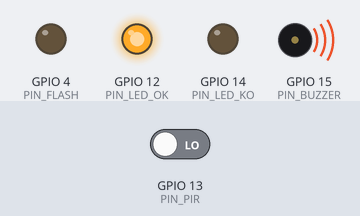
Bench run of a sketch on a simulated ESP32. Shown: output pins drawn as LEDs (lit = HIGH), buzzer (waves = sounding). The inputs (shaded band) are chosen by the test bench; at power-on: GPIO 13 (PIN_PIR) LOW. WiFi joins after 1.5 s; servers stay silent unless stated; uploads are accepted with an empty reply; the camera gives no picture; what the sketch prints to the serial monitor is not drawn.

Above: at 1.9 s.
At 3.5 s:
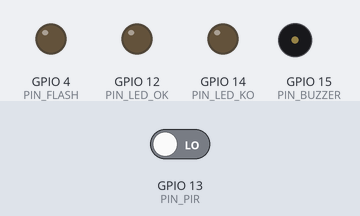
3.6 s: GPIO 13 (PIN_PIR) driven HIGH
At 4.51 s:
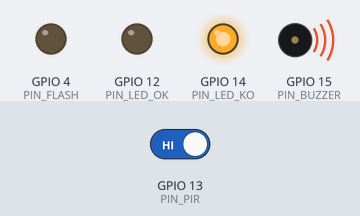
Timing chart, 0 to 15.6 s (numbered marks = the images above; inputs shaded):
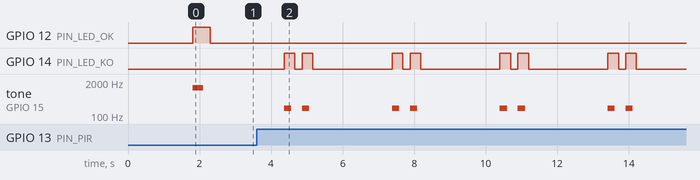

The sketch:

smart_bureau_cam.ino
```cpp
/**
 * Syli Bureau — Firmware ESP32-CAM (AI Thinker)
 *
 * Fonctionnement :
 *   1. Détecte une présence via le capteur PIR
 *   2. Capture une photo avec la caméra OV2640
 *   3. Envoie la photo au backend FastAPI via HTTP POST
 *   4. Si le visage est reconnu → LED verte + bip court
 *      Si inconnu            → LED rouge + bip long
 *
 * Bibliothèques requises (Boards Manager) :
 *   - esp32 by Espressif Systems (v2.x) → carte "AI Thinker ESP32-CAM"
 *   - ArduinoJson (Benoit Blanchon)
 *
 * Broches AI Thinker ESP32-CAM :
 *   GPIO 4  → LED Flash (caméra)
 *   GPIO 12 → LED Verte (accès accordé)
 *   GPIO 13 → PIR (détecteur de présence)
 *   GPIO 14 → LED Rouge (accès refusé)
 *   GPIO 15 → Buzzer
 */

#include "esp_camera.h"
#include <WiFi.h>
#include <HTTPClient.h>
#include <ArduinoJson.h>

// ═══════════════════════════════════════════════════════════════════
// CONFIGURATION — À MODIFIER AVANT DE FLASHER
// ═══════════════════════════════════════════════════════════════════

#define WIFI_SSID        "NomDuWifi"
#define WIFI_PASSWORD    "MotDePasse"
#define BACKEND_URL      "http://192.168.1.100:8000"   // IP du PC serveur
#define CAMERA_API_KEY   "syli-bureau-cam-secret-2024"  // Doit correspondre à .env
#define PORTE_ID         1                              // ID de la porte dans la base
#define NOM_CAMERA       "cam-porte-principale"         // Identifiant MQTT

// ═══════════════════════════════════════════════════════════════════
// BROCHES (AI Thinker ESP32-CAM)
// ═══════════════════════════════════════════════════════════════════

// Caméra OV2640 — NE PAS MODIFIER
#define PWDN_GPIO_NUM   32
#define RESET_GPIO_NUM  -1
#define XCLK_GPIO_NUM    0
#define SIOD_GPIO_NUM   26
#define SIOC_GPIO_NUM   27
#define Y9_GPIO_NUM     35
#define Y8_GPIO_NUM     34
#define Y7_GPIO_NUM     39
#define Y6_GPIO_NUM     36
#define Y5_GPIO_NUM     21
#define Y4_GPIO_NUM     19
#define Y3_GPIO_NUM     18
#define Y2_GPIO_NUM      5
#define VSYNC_GPIO_NUM  25
#define HREF_GPIO_NUM   23
#define PCLK_GPIO_NUM   22

// Périphériques
#define PIN_FLASH    4    // LED Flash intégrée (attention : très lumineuse)
#define PIN_PIR     13    // Capteur PIR (détection présence)
#define PIN_LED_OK  12    // LED Verte (accès accordé)
#define PIN_LED_KO  14    // LED Rouge (accès refusé)
#define PIN_BUZZER  15    // Buzzer

// ═══════════════════════════════════════════════════════════════════
// PARAMÈTRES
// ═══════════════════════════════════════════════════════════════════

#define DELAI_ENTRE_CAPTURES_MS   3000   // Intervalle minimum entre deux captures (ms)
#define TIMEOUT_HTTP_MS           8000   // Timeout requête HTTP (ms)
#define DELAI_ANTI_REBOND_PIR_MS   500   // Anti-rebond PIR (ms)

// ═══════════════════════════════════════════════════════════════════
// VARIABLES GLOBALES
// ═══════════════════════════════════════════════════════════════════

unsigned long derniere_capture_ms = 0;

// ═══════════════════════════════════════════════════════════════════
// INITIALISATION CAMÉRA
// ═══════════════════════════════════════════════════════════════════

bool init_camera() {
  camera_config_t config;
  config.ledc_channel = LEDC_CHANNEL_0;
  config.ledc_timer   = LEDC_TIMER_0;
  config.pin_d0       = Y2_GPIO_NUM;
  config.pin_d1       = Y3_GPIO_NUM;
  config.pin_d2       = Y4_GPIO_NUM;
  config.pin_d3       = Y5_GPIO_NUM;
  config.pin_d4       = Y6_GPIO_NUM;
  config.pin_d5       = Y7_GPIO_NUM;
  config.pin_d6       = Y8_GPIO_NUM;
  config.pin_d7       = Y9_GPIO_NUM;
  config.pin_xclk     = XCLK_GPIO_NUM;
  config.pin_pclk     = PCLK_GPIO_NUM;
  config.pin_vsync    = VSYNC_GPIO_NUM;
  config.pin_href     = HREF_GPIO_NUM;
  config.pin_sscb_sda = SIOD_GPIO_NUM;
  config.pin_sscb_scl = SIOC_GPIO_NUM;
  config.pin_pwdn     = PWDN_GPIO_NUM;
  config.pin_reset    = RESET_GPIO_NUM;
  config.xclk_freq_hz = 20000000;
  config.pixel_format = PIXFORMAT_JPEG;

  // Qualité image : VGA pour la reconnaissance faciale (bon compromis vitesse/précision)
  if (psramFound()) {
    config.frame_size   = FRAMESIZE_VGA;   // 640×480
    config.jpeg_quality = 12;              // 0–63, plus bas = meilleure qualité
    config.fb_count     = 2;
  } else {
    config.frame_size   = FRAMESIZE_QVGA;  // 320×240
    config.jpeg_quality = 15;
    config.fb_count     = 1;
  }

  esp_err_t err = esp_camera_init(&config);
  if (err != ESP_OK) {
    Serial.printf("[CAM] Erreur init caméra : 0x%x\n", err);
    return false;
  }

  // Réglages capteur pour une meilleure reconnaissance faciale
  sensor_t* s = esp_camera_sensor_get();
  s->set_brightness(s, 1);    // Légèrement plus lumineux
  s->set_saturation(s, -1);   // Légèrement désaturé
  s->set_whitebal(s, 1);      // Balance des blancs auto
  s->set_exposure_ctrl(s, 1); // Exposition auto
  s->set_gain_ctrl(s, 1);     // Gain auto

  Serial.println("[CAM] Caméra initialisée.");
  return true;
}

// ═══════════════════════════════════════════════════════════════════
// CONNEXION WI-FI
// ═══════════════════════════════════════════════════════════════════

void connect_wifi() {
  Serial.printf("[WiFi] Connexion à %s ", WIFI_SSID);
  WiFi.begin(WIFI_SSID, WIFI_PASSWORD);
  int tentatives = 0;
  while (WiFi.status() != WL_CONNECTED && tentatives < 30) {
    delay(500);
    Serial.print(".");
    tentatives++;
  }
  if (WiFi.status() == WL_CONNECTED) {
    Serial.printf("\n[WiFi] Connecté — IP : %s\n", WiFi.localIP().toString().c_str());
  } else {
    Serial.println("\n[WiFi] Échec connexion — redémarrage...");
    ESP.restart();
  }
}

// ═══════════════════════════════════════════════════════════════════
// CAPTURE + ENVOI AU BACKEND
// ═══════════════════════════════════════════════════════════════════

void capturer_et_identifier() {
  Serial.println("[CAM] Capture en cours...");

  // Petit délai pour laisser le PIR se stabiliser
  delay(DELAI_ANTI_REBOND_PIR_MS);

  camera_fb_t* fb = esp_camera_fb_get();
  if (!fb) {
    Serial.println("[CAM] Erreur : impossible de capturer le frame.");
    signal_erreur();
    return;
  }

  Serial.printf("[CAM] Frame capturé : %u octets\n", fb->len);

  // Vérifier la connexion WiFi
  if (WiFi.status() != WL_CONNECTED) {
    Serial.println("[WiFi] Reconnexion...");
    connect_wifi();
  }

  // Construire l'URL
  String url = String(BACKEND_URL)
               + "/api/reconnaissance/porte/"
               + String(PORTE_ID)
               + "/identifier";

  HTTPClient http;
  http.begin(url);
  http.setTimeout(TIMEOUT_HTTP_MS);
  http.addHeader("X-Camera-Key", CAMERA_API_KEY);

  // Envoi multipart/form-data
  String boundary = "----ESP32CAMBoundary";
  String body_debut =
    "--" + boundary + "\r\n"
    "Content-Disposition: form-data; name=\"image\"; filename=\"capture.jpg\"\r\n"
    "Content-Type: image/jpeg\r\n\r\n";
  String body_fin = "\r\n--" + boundary + "--\r\n";

  // Construire le payload complet
  size_t taille_totale = body_debut.length() + fb->len + body_fin.length();
  uint8_t* payload = (uint8_t*)malloc(taille_totale);
  if (!payload) {
    Serial.println("[MEM] Mémoire insuffisante pour le payload.");
    esp_camera_fb_return(fb);
    signal_erreur();
    return;
  }
  memcpy(payload, body_debut.c_str(), body_debut.length());
  memcpy(payload + body_debut.length(), fb->buf, fb->len);
  memcpy(payload + body_debut.length() + fb->len, body_fin.c_str(), body_fin.length());

  http.addHeader("Content-Type", "multipart/form-data; boundary=" + boundary);
  int code_http = http.POST(payload, taille_totale);

  free(payload);
  esp_camera_fb_return(fb);

  // Traiter la réponse
  if (code_http == 200) {
    String reponse = http.getString();
    Serial.println("[HTTP] Réponse : " + reponse);

    StaticJsonDocument<512> doc;
    DeserializationError err = deserializeJson(doc, reponse);

    if (!err) {
      bool autorise = doc["autorise"].as<bool>();
      const char* nom = doc["nom"] | "Inconnu";
      const char* message = doc["message"] | "";

      Serial.printf("[FACE] autorise=%s | %s\n", autorise ? "OUI" : "NON", message);

      if (autorise) {
        signal_acces_accorde(nom);
      } else {
        signal_acces_refuse();
      }
    } else {
      Serial.println("[JSON] Erreur parsing réponse.");
      signal_erreur();
    }
  } else {
    Serial.printf("[HTTP] Erreur code : %d\n", code_http);
    signal_erreur();
  }

  http.end();
}

// ═══════════════════════════════════════════════════════════════════
// SIGNAUX VISUELS / SONORES
// ═══════════════════════════════════════════════════════════════════

void signal_acces_accorde(const char* nom) {
  Serial.printf("[OK] Bonjour %s !\n", nom);
  // LED Verte 3× + bip court
  for (int i = 0; i < 3; i++) {
    digitalWrite(PIN_LED_OK, HIGH);
    tone(PIN_BUZZER, 1000, 100);
    delay(200);
    digitalWrite(PIN_LED_OK, LOW);
    delay(100);
  }
}

void signal_acces_refuse() {
  Serial.println("[KO] Accès refusé.");
  // LED Rouge + bip long
  digitalWrite(PIN_LED_KO, HIGH);
  tone(PIN_BUZZER, 400, 1000);
  delay(1500);
  digitalWrite(PIN_LED_KO, LOW);
}

void signal_erreur() {
  // Double bip + LED rouge clignotante
  for (int i = 0; i < 2; i++) {
    digitalWrite(PIN_LED_KO, HIGH);
    tone(PIN_BUZZER, 200, 200);
    delay(300);
    digitalWrite(PIN_LED_KO, LOW);
    delay(200);
  }
}

// ═══════════════════════════════════════════════════════════════════
// SETUP & LOOP
// ═══════════════════════════════════════════════════════════════════

void setup() {
  Serial.begin(115200);
  Serial.println("\n[BOOT] Syli Bureau — ESP32-CAM Reconnaissance Faciale");

  // Broches
  pinMode(PIN_FLASH,  OUTPUT); digitalWrite(PIN_FLASH,  LOW);
  pinMode(PIN_LED_OK, OUTPUT); digitalWrite(PIN_LED_OK, LOW);
  pinMode(PIN_LED_KO, OUTPUT); digitalWrite(PIN_LED_KO, LOW);
  pinMode(PIN_BUZZER, OUTPUT);
  pinMode(PIN_PIR,    INPUT);

  // Caméra
  if (!init_camera()) {
    Serial.println("[BOOT] Caméra KO — redémarrage dans 5s...");
    delay(5000);
    ESP.restart();
  }

  // Wi-Fi
  connect_wifi();

  // Signal de démarrage OK
  digitalWrite(PIN_LED_OK, HIGH);
  tone(PIN_BUZZER, 1200, 300);
  delay(500);
  digitalWrite(PIN_LED_OK, LOW);

  Serial.println("[BOOT] Système prêt — en attente de détection...");
}

void loop() {
  // Reconnecter le Wi-Fi si nécessaire
  if (WiFi.status() != WL_CONNECTED) {
    Serial.println("[WiFi] Reconnexion...");
    connect_wifi();
  }

  // Détection PIR
  if (digitalRead(PIN_PIR) == HIGH) {
    unsigned long maintenant = millis();

    // Anti-rebond : éviter les captures trop rapprochées
    if (maintenant - derniere_capture_ms >= DELAI_ENTRE_CAPTURES_MS) {
      derniere_capture_ms = maintenant;
      Serial.println("[PIR] Présence détectée !");
      capturer_et_identifier();
    }
  }

  delay(50);
}
```

Measured:
- after the input at 3.6 s, GPIO 14 (PIN_LED_KO): LOW → HIGH after 0.77 s, then repeats every 3.0 s: LOW 0.20 s, HIGH 0.30 s, LOW 2.2 s, HIGH 0.30 s; tone on GPIO 15 (PIN_BUZZER): silent → 200 Hz after 0.77 s, then repeats every 3.0 s: silent 0.30 s, 200 Hz 0.20 s, silent 2.3 s, 200 Hz 0.20 s
